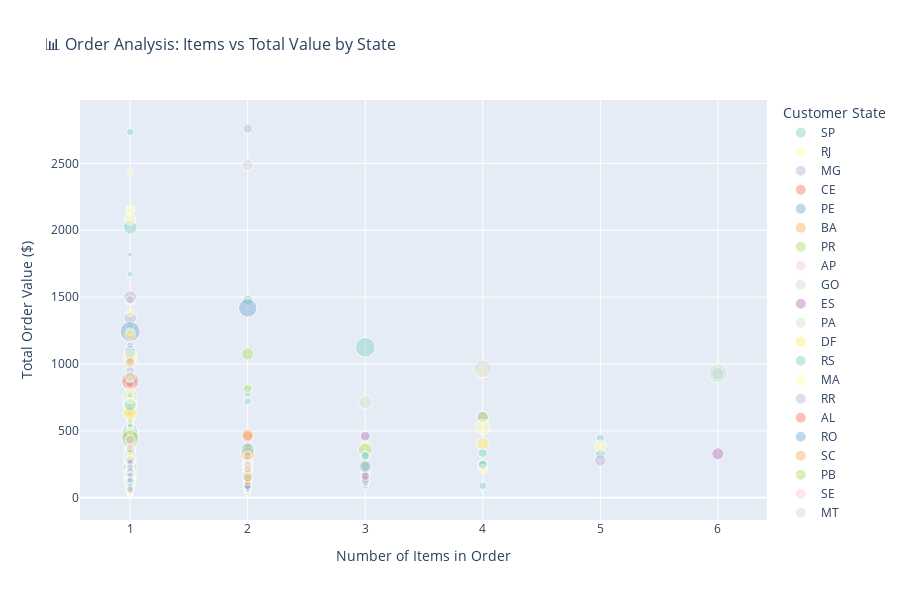

The notebook cell saved with this chart:
### Markdown cell above
### 3.1 Interactive Scatter Plots - Customer Analysis

### Code cell
# Create an interactive scatter plot to analyze order patterns
fig = px.scatter(
    business_df[business_df['total_value'] > 0].sample(n=min(2000, len(business_df))),  # Sample for performance
    x='items_count',
    y='total_value',
    color='customer_state',
    size='freight_value',
    hover_data=['order_id', 'product_category_name', 'order_status'],
    title='📊 Order Analysis: Items vs Total Value by State',
    labels={
        'items_count': 'Number of Items in Order',
        'total_value': 'Total Order Value ($)',
        'customer_state': 'Customer State',
        'freight_value': 'Shipping Cost ($)'
    },
    color_discrete_sequence=px.colors.qualitative.Set3
)

# Customize the layout
fig.update_layout(
    width=900,
    height=600,
    title_font_size=16,
    showlegend=True,
    legend=dict(orientation="v", yanchor="top", y=1, xanchor="left", x=1.02)
)

# Add professional styling
fig.update_traces(opacity=0.7)

fig.show()

print("💡 Interactive Features to Try:")
print("  • Hover over points to see detailed information")
print("  • Click legend items to show/hide states")
print("  • Use zoom tools to explore dense areas")
print("  • Double-click legend to isolate a single state")
